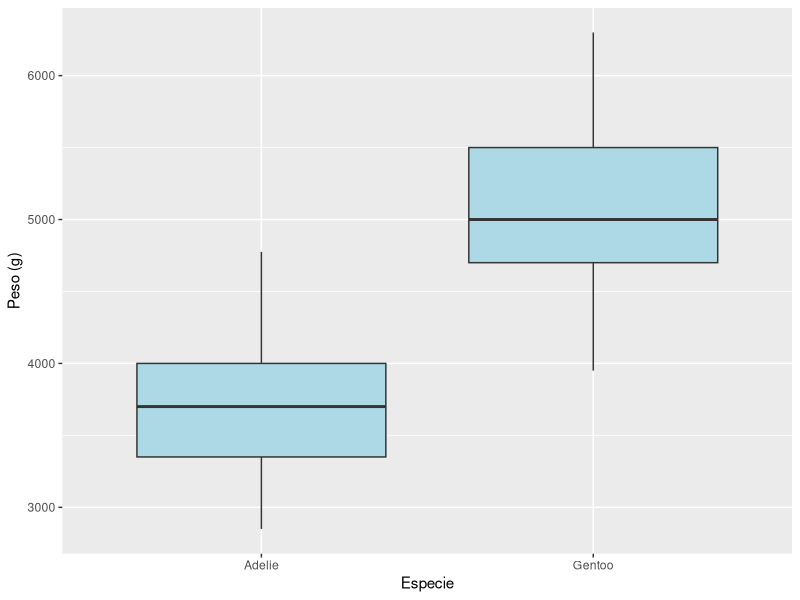

Write R code to recreate this figure.
## ---- chunk 1
library(tidyverse)
library(palmerpenguins)
## ---- chunk 2
peso <- na.omit(penguins$body_mass_g)
n <- length(peso)
media <- mean(peso)
error <- sd(peso) / sqrt(n)

media + c(-1, 1) * qt(0.975, df = n - 1) * error   # a mano
t.test(peso)$conf.int                              # con R
## ---- chunk 3
t.test(peso, mu = 4000)
## ---- chunk 4
dos_especies <- penguins |> filter(species %in% c("Adelie", "Gentoo"))
t.test(body_mass_g ~ species, data = dos_especies)
## ---- chunk 5
#| label: fig-dos-grupos
#| fig-cap: "Peso de los pingüinos Adelie y Gentoo."
ggplot(dos_especies, aes(x = species, y = body_mass_g)) +
  geom_boxplot(fill = "lightblue", na.rm = TRUE) +
  labs(x = "Especie", y = "Peso (g)")
## ---- chunk 6
tabla_sexo <- table(penguins$sex)
tabla_sexo
prop.test(tabla_sexo["male"], sum(tabla_sexo), p = 0.5)
## ---- chunk 7
tabla <- table(penguins$species, penguins$island)
tabla
chisq.test(tabla)
## ---- chunk 8
chisq.test(tabla)$expected
